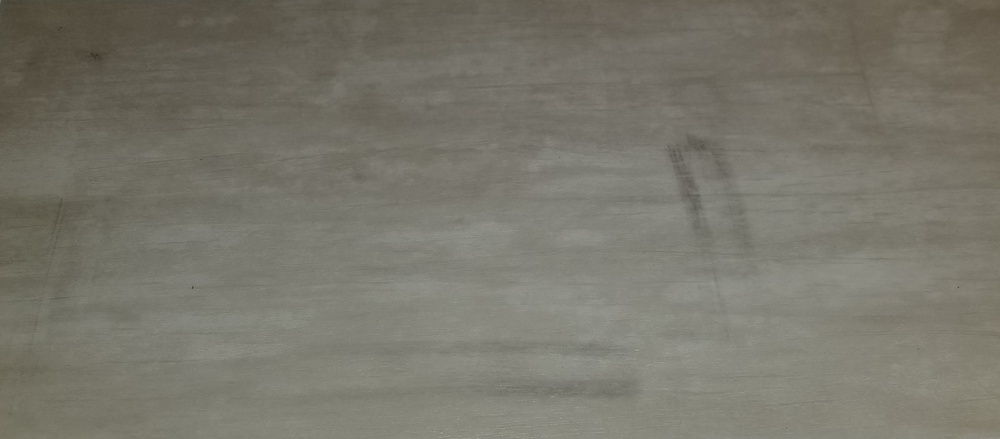
#> input picture test_images/realafter_cropped.jpg, 1000 x 439 px, shrunk from 3047 x 1337 before the run, found by its file name
$ python fourier.py
#> lines starting #> are read from the running program, lines starting #| are printed output that depends on the picture
from scipy import stats, fftpack
from numpy import mean, std
import numpy
from PIL import Image, ImageStat, ImageEnhance
from math import sqrt
from bbox import boundingbox
import narrowbox

pic = Image.open('test_images/realafter_cropped.jpg')
#> pic is the input picture: PIL image 1000x439 RGB; mean R, G, B 120, 117.9, 106.9
contraster = ImageEnhance.Contrast(pic)
pic.show()
pic = contraster.enhance(0.5)
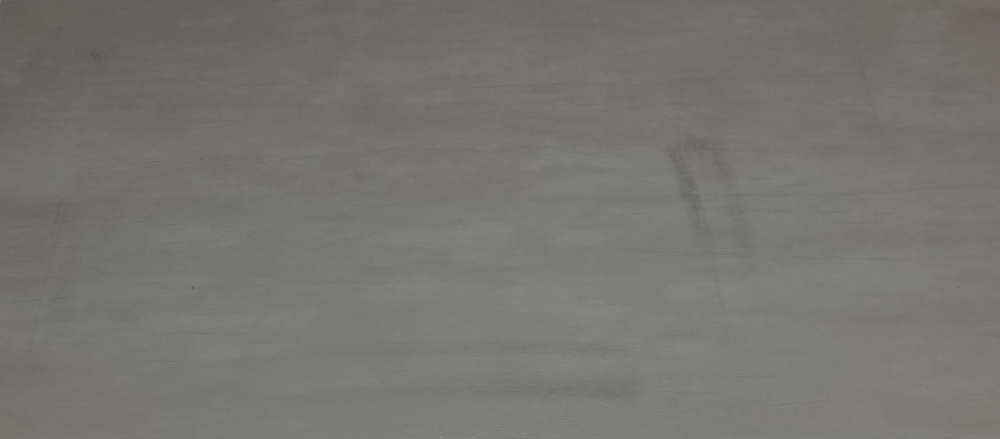
#> pic: PIL image 1000x439 RGB; mean R, G, B 118.3, 117.2, 111.7
pic = pic.convert('L')
#> pic: PIL image 1000x439 L
pic.show()
pic.save('test.png')
transformed = fftpack.fft2(pic)
transformed = abs(transformed)
trans = Image.fromarray(numpy.uint8(transformed), 'L')
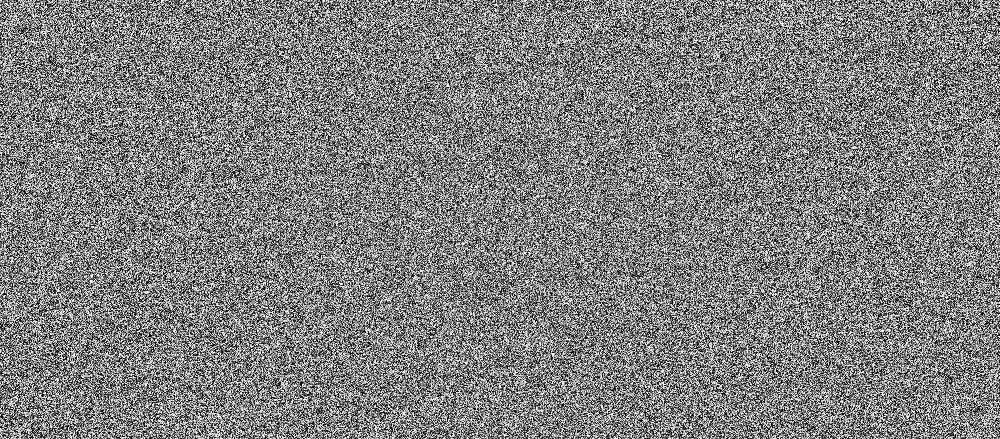
#> trans: PIL image 1000x439 L; min 0, max 255, mean 127.5
trans.show()
